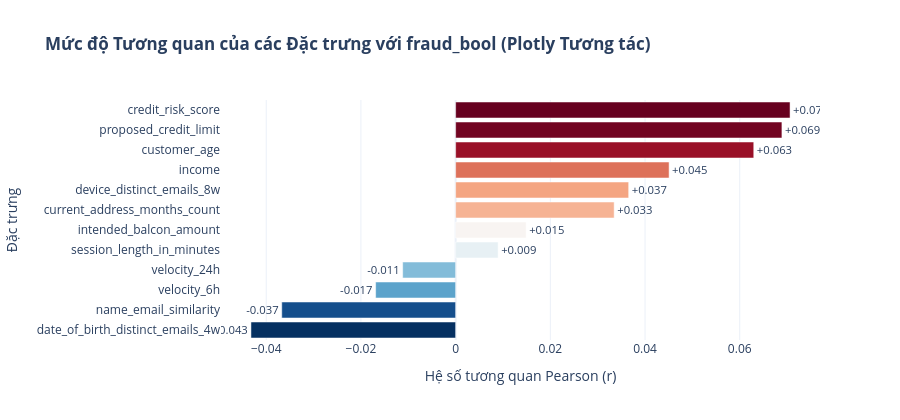

Notebook source saved alongside this figure:
### Markdown cell above
### 4.8 Ma trận tương quan tổng thể giữa các biến số chính với `fraud_bool`

Nhóm chọn các biến số đại diện cho các nhóm: nhân khẩu học (`customer_age`), hành vi tài chính (`income`, `proposed_credit_limit`, `intended_balcon_amount`, `credit_risk_score`), vận tốc nộp đơn (`velocity_6h`, `velocity_24h`), thiết bị & email (`name_email_similarity`, `date_of_birth_distinct_emails_4w`, `device_distinct_emails_8w`, `session_length_in_minutes`) và thời gian cư trú (`current_address_months_count`).

Nhóm trực quan bằng **Heatmap tương quan tổng thể** và **biểu đồ thanh Plotly tương tác** xếp hạng mức độ tương quan với nhãn gian lận `fraud_bool`.

### Code cell
# Danh sách các biến số chính
key_num_cols = [
    'fraud_bool', 'income', 'name_email_similarity', 'credit_risk_score',
    'customer_age', 'intended_balcon_amount', 'proposed_credit_limit',
    'current_address_months_count', 'velocity_6h', 'velocity_24h',
    'date_of_birth_distinct_emails_4w', 'device_distinct_emails_8w',
    'session_length_in_minutes'
]

# 1. Tính toán ma trận tương quan Pearson
corr_matrix = df_train[key_num_cols].corr()

# 2. Trực quan Heatmap Seaborn (tam giác dưới)
plt.figure(figsize=(11, 6.5))
mask = np.triu(np.ones_like(corr_matrix, dtype=bool))
sns.heatmap(
    corr_matrix, 
    mask=mask, 
    annot=True, 
    fmt='.2f', 
    cmap='coolwarm', 
    center=0, 
    linewidths=0.5,
    cbar_kws={'label': 'Hệ số tương quan Pearson (r)'}
)
plt.title("Ma trận Tương quan Tổng thể giữa các Biến số và fraud_bool", fontweight='bold', fontsize=12)
plt.tight_layout()
plt.show()

# 3. Biểu đồ Plotly tương tác: Xếp hạng tương quan với fraud_bool
fraud_corr = corr_matrix['fraud_bool'].drop('fraud_bool').sort_values()
corr_df = pd.DataFrame({
    'Đặc trưng': fraud_corr.index,
    'Hệ số tương quan (r)': fraud_corr.values
})

fig_corr = px.bar(
    corr_df,
    x='Hệ số tương quan (r)',
    y='Đặc trưng',
    orientation='h',
    color='Hệ số tương quan (r)',
    color_continuous_scale='RdBu_r',
    text=corr_df['Hệ số tương quan (r)'].apply(lambda x: f"{x:+.3f}"),
    title='<b>Mức độ Tương quan của các Đặc trưng với fraud_bool (Plotly Tương tác)</b>'
)
fig_corr.update_layout(
    xaxis_title='Hệ số tương quan Pearson (r)',
    yaxis_title='Đặc trưng',
    template='plotly_white',
    height=420,
    coloraxis_showscale=False
)
fig_corr.update_traces(textposition='outside')
fig_corr.show()

### Figure 1 — Plotly figure (JSON) as saved in the notebook; plotly's stock layout.template omitted (floating-point values rounded to 4 significant figures)
{"data": [{"hovertemplate": "Hệ số tương quan (r)=%{marker.color}<br>Đặc trưng=%{y}<br>text=%{text}<extra></extra>", "legendgroup": "", "marker": {"color": [-0.04322, -0.03672, -0.01689, -0.01118, 0.008974, 0.01488, 0.03348, 0.03654, 0.04508, 0.06296, 0.06891, 0.07062], "coloraxis": "coloraxis", "pattern": {"shape": ""}}, "name": "", "orientation": "h", "showlegend": false, "text": ["-0.043", "-0.037", "-0.017", "-0.011", "+0.009", "+0.015", "+0.033", "+0.037", "+0.045", "+0.063", "+0.069", "+0.071"], "textposition": "outside", "type": "bar", "x": [-0.04322, -0.03672, -0.01689, -0.01118, 0.008974, 0.01488, 0.03348, 0.03654, 0.04508, 0.06296, 0.06891, 0.07062], "xaxis": "x", "y": ["date_of_birth_distinct_emails_4w", "name_email_similarity", "velocity_6h", "velocity_24h", "session_length_in_minutes", "intended_balcon_amount", "current_address_months_count", "device_distinct_emails_8w", "income", "customer_age", "proposed_credit_limit", "credit_risk_score"], "yaxis": "y"}], "layout": {"barmode": "relative", "coloraxis": {"autocolorscale": false, "colorbar": {"title": {"text": "Hệ số tương quan (r)"}}, "colorscale": [[0, "rgb(5,48,97)"], [0.1, "rgb(33,102,172)"], [0.2, "rgb(67,147,195)"], [0.3, "rgb(146,197,222)"], [0.4, "rgb(209,229,240)"], [0.5, "rgb(247,247,247)"], [0.6, "rgb(253,219,199)"], [0.7, "rgb(244,165,130)"], [0.8, "rgb(214,96,77)"], [0.9, "rgb(178,24,43)"], [1, "rgb(103,0,31)"]], "showscale": false}, "height": 420, "legend": {"tracegroupgap": 0}, "title": {"text": "<b>Mức độ Tương quan của các Đặc trưng với fraud_bool (Plotly Tương tác)</b>"}, "xaxis": {"anchor": "y", "domain": [0, 1], "title": {"text": "Hệ số tương quan Pearson (r)"}}, "yaxis": {"anchor": "x", "domain": [0, 1], "title": {"text": "Đặc trưng"}}}}
